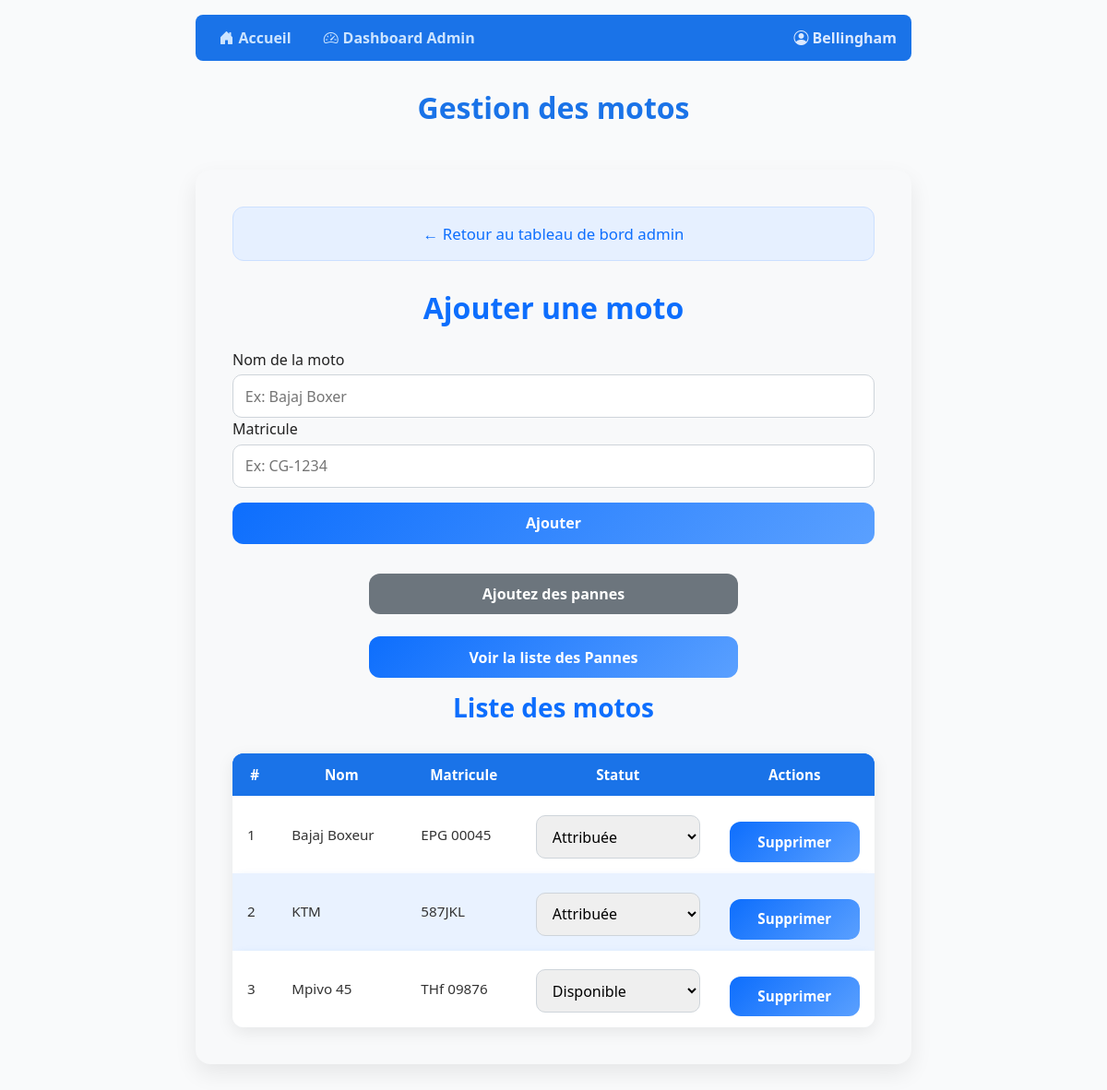
Before: /ajouter-moto/ (signed in) with the older database file.
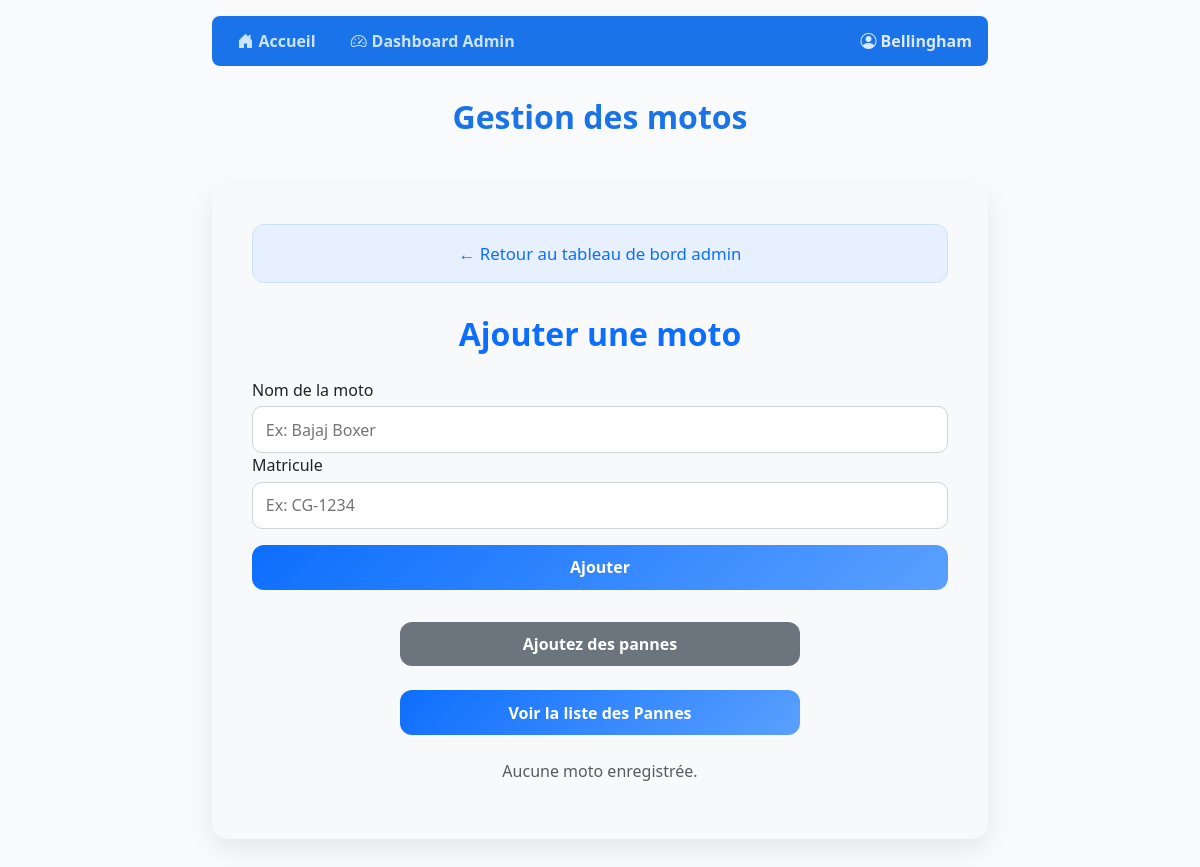
After: the same page with the newer database file.
### gestion/models.py (models this page shows, shortened)
class Moto(models.Model):
    STATUT_CHOICES = (
        ('disponible', 'Disponible'),
        ('attribuee', 'Attribuée'),
        ('reparation', 'En réparation'),
    )
    nom = models.CharField(max_length=100)
    matricule = models.CharField(max_length=50, unique=True)
    statut = models.CharField(max_length=20, choices=STATUT_CHOICES, default='disponible')

### gestion/views.py (the view, shortened to what this page needs)
# urls.py: path('ajouter-moto/', views.ajouter_moto, name='ajouter_moto'),
@login_required
@admin_required
def ajouter_moto(request):
    motos = Moto.objects.all()
    return render(request, 'ajouter_moto.html', {'motos': motos})

### gestion/templates/ajouter_moto.html (shortened to what this page needs)
{% extends "base.html" %}
{% block page_title %}Gestion des motos{% endblock %}
{% block content %}
<div class="form-container">
    <div class="alert alert-info">
        <a href="{% url 'admin_dashboard' %}" style="text-decoration: none; color:#0d6efd;">← Retour au tableau de bord admin</a>
    </div>
    <h2>Ajouter une moto</h2>
    <form method="POST" novalidate>
        <label for="nom">Nom de la moto</label>
        <input type="text" name="nom" id="nom" required placeholder="Ex: Bajaj Boxer">
        <label for="matricule">Matricule</label>
        <input type="text" name="matricule" id="matricule" required placeholder="Ex: CG-1234">
        <button type="submit">Ajouter</button>
    </form>
   <div style="max-width: 400px; margin: 1rem auto; display: flex; flex-direction: column; gap: 0.5rem;">
        <a class="action-btn" href="{% url 'ajouter_panne' %}"
        {% if moto.statut != 'reparation' %}disabled{% endif %}>
        Ajoutez des pannes
        </a>
        <a class="action-btn" href="{% url 'liste_pannes' %}">
        Voir la liste des Pannes
        </a>
    </div>
    {% if motos %}
        <h3>Liste des motos</h3>
        <table>
            <thead>
                <tr>
                    <th>#</th>
                    <th>Nom</th>
                    <th>Matricule</th>
                    <th>Statut</th>
                    <th>Actions</th>
                </tr>
            </thead>
            <tbody>
                {% for moto in motos %}
                <tr>
                    <td data-label="#"> {{ forloop.counter }} </td>
                    <td data-label="Nom"> {{ moto.nom }} </td>
                    <td data-label="Matricule"> {{ moto.matricule }} </td>
                    <td data-label="Statut">
                        <form method="POST" action="{% url 'modifier_statut_moto' moto.id %}">
                            <select name="statut" onchange="this.form.submit()">
                                <option value="disponible" {% if moto.statut == "disponible" %}selected{% endif %}>Disponible</option>
                                <option value="attribuee" {% if moto.statut == "attribuee" %}selected{% endif %}>Attribuée</option>
                            </select>
                        </form>
                    </td>
                    <td data-label="Action">
                        <form action="{% url 'supprimer_moto' moto.id %}" method="post" style="display:inline;">
                            <button class="delete-btn" onclick="return confirm('Supprimer cette moto ?');">Supprimer</button>
                        </form>
                    </td>
                </tr>
                {% endfor %}
            </tbody>
        </table>
    {% else %}
        <p class="text-center text-muted mt-4">Aucune moto enregistrée.</p>
    {% endif %}
</div>
{% endblock %}

Changed rows visible on the page:
removed Moto: nom "Bajaj Boxeur", matricule "EPG 00045", statut "Attribuée"
removed Moto: nom "KTM", matricule "587JKL", statut "Attribuée"
removed Moto: nom "Mpivo 45", matricule "THf 09876", statut "Disponible"
Other visible differences:
text no longer shown: "Liste des motos # Nom Matricule Statut Actions"
text now shown: "Aucune moto enregistrée."
